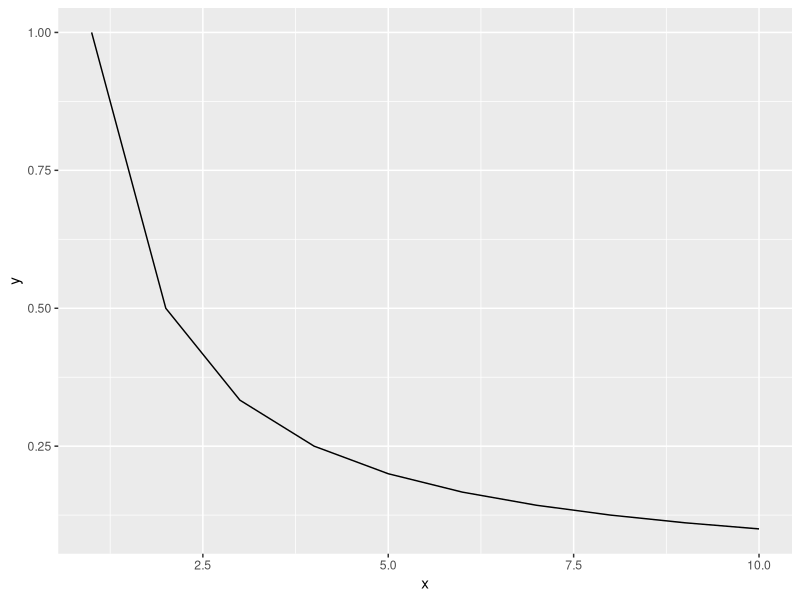

The R source for this figure:
roll <- function(die=1:6){
  dice <- sample(die, size=2, replace = TRUE)
  sum(dice)
}
library("ggplot2")
x <- c(1:10)
y <- 1/(x)
qplot(x, y, geom = "path")

vec <- c(1, 2, 3)
vec1 <- c(11, 12, 13)

vec + vec1
sd(vec)
min(vec1)
max(vec)

age <- c(23, 26, 24, 26)
attributes(age)

#Assign names
names(age) <- c("George", "John", "Paul", "Ringo")
age
attributes(age)

#unname 
names(age) <- NULL
attributes(age)

#Slicing and indexing vectors
n.deck <- c(6, 7, 8, 9, 10)
deck <- c("Duke", "Assasin", "Captain", "Ambassador", "Contessa")
deck[4]
deck[-4]

deck[c(1, 3, 5)]
names(n.deck) <- deck
n.deck
n.deck["Contessa"]
n.deck[3:5]
lv <- seq(10, 100, by=10)
lv
lv[-(4:7)]
lv[lv >30]


a <- seq(10, 120, by=10)
a
dim(a) <- c(3,4)

typeof(a)
class(a)
